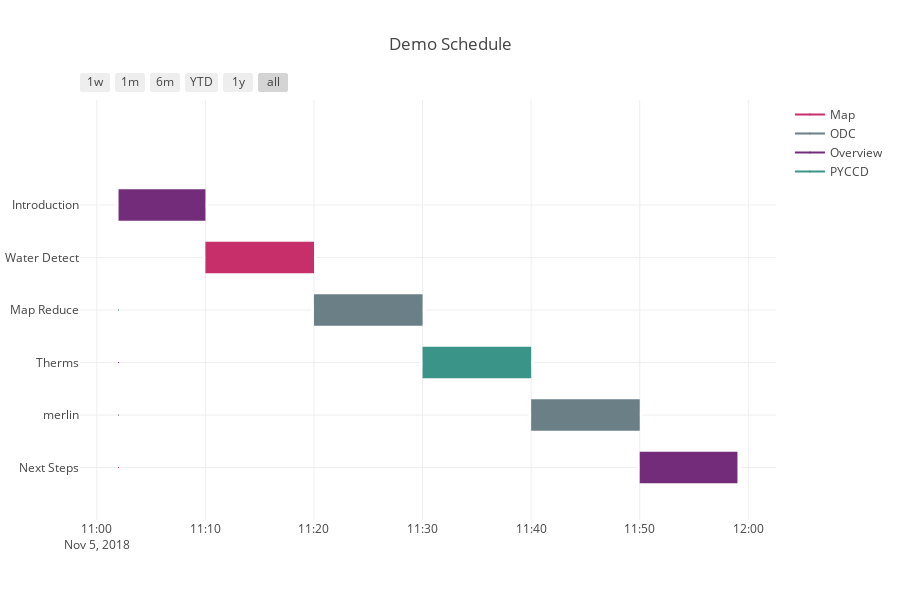

Notebook code cell kept with this figure:
### Markdown cell above
# Demo Agenda

### Code cell
import plotly.plotly as py
import plotly.figure_factory as ff
import plotly.offline as py

py.init_notebook_mode(connected=True)


df = [
   
    
    dict(Task='Next Steps', Start='2018-11-05 11:50', Finish='2018-11-05 11:59', Resource='Overview'),
    dict(Task='merlin', Start='2018-11-05 11:40', Finish='2018-11-05 11:50', Resource='ODC'),
    dict(Task='Therms', Start='2018-11-05 11:30', Finish='2018-11-05 11:40', Resource='PYCCD'),
    dict(Task='Map Reduce', Start='2018-11-05 11:20', Finish='2018-11-05 11:30', Resource='ODC'),
    dict(Task='Water Detect', Start='2018-11-05 11:10', Finish='2018-11-05 11:20', Resource='Map'),
    dict(Task='Introduction', Start='2018-11-05 11:02', Finish='2018-11-05 11:10:00', Resource='Overview')
]

colors = dict(Strategy = 'rgb(46, 137, 205)',
              Overview = 'rgb(114, 44, 121)',
              Map = 'rgb(198, 47, 105)',
              PYCCD = 'rgb(58, 149, 136)',
              ODC = 'rgb(107, 127, 135)')

fig = ff.create_gantt(df, colors=colors, index_col='Resource', title='Demo Schedule',
                      show_colorbar=True, bar_width=0.3, showgrid_x=True, showgrid_y=True)
py.iplot(fig, show_link=False)

### Figure 1 — Plotly figure (JSON) as saved in the notebook; plotly's stock layout.template omitted (floating-point values rounded to 4 significant figures)
{"data": [{"marker": {"color": "white"}, "name": "", "showlegend": false, "type": "scatter", "uid": "8e0adda6-ec0c-11e8-99d6-02738673ee84", "x": ["2018-11-05 11:50", "2018-11-05 11:59"], "y": [0, 0]}, {"marker": {"color": "white"}, "name": "", "showlegend": false, "type": "scatter", "uid": "8e0adda7-ec0c-11e8-99d6-02738673ee84", "x": ["2018-11-05 11:40", "2018-11-05 11:50"], "y": [1, 1]}, {"marker": {"color": "white"}, "name": "", "showlegend": false, "type": "scatter", "uid": "8e0adda8-ec0c-11e8-99d6-02738673ee84", "x": ["2018-11-05 11:30", "2018-11-05 11:40"], "y": [2, 2]}, {"marker": {"color": "white"}, "name": "", "showlegend": false, "type": "scatter", "uid": "8e0adda9-ec0c-11e8-99d6-02738673ee84", "x": ["2018-11-05 11:20", "2018-11-05 11:30"], "y": [3, 3]}, {"marker": {"color": "white"}, "name": "", "showlegend": false, "type": "scatter", "uid": "8e0addaa-ec0c-11e8-99d6-02738673ee84", "x": ["2018-11-05 11:10", "2018-11-05 11:20"], "y": [4, 4]}, {"marker": {"color": "white"}, "name": "", "showlegend": false, "type": "scatter", "uid": "8e0addab-ec0c-11e8-99d6-02738673ee84", "x": ["2018-11-05 11:02", "2018-11-05 11:10:00"], "y": [5, 5]}, {"hoverinfo": "none", "marker": {"color": "rgb(198, 47, 105)", "size": 1}, "name": "Map", "showlegend": true, "type": "scatter", "uid": "8e0addac-ec0c-11e8-99d6-02738673ee84", "x": ["2018-11-05 11:02", "2018-11-05 11:02"], "y": [0, 0]}, {"hoverinfo": "none", "marker": {"color": "rgb(107, 127, 135)", "size": 1}, "name": "ODC", "showlegend": true, "type": "scatter", "uid": "8e0addad-ec0c-11e8-99d6-02738673ee84", "x": ["2018-11-05 11:02", "2018-11-05 11:02"], "y": [1, 1]}, {"hoverinfo": "none", "marker": {"color": "rgb(114, 44, 121)", "size": 1}, "name": "Overview", "showlegend": true, "type": "scatter", "uid": "8e0addae-ec0c-11e8-99d6-02738673ee84", "x": ["2018-11-05 11:02", "2018-11-05 11:02"], "y": [2, 2]}, {"hoverinfo": "none", "marker": {"color": "rgb(58, 149, 136)", "size": 1}, "name": "PYCCD", "showlegend": true, "type": "scatter", "uid": "8e0addaf-ec0c-11e8-99d6-02738673ee84", "x": ["2018-11-05 11:02", "2018-11-05 11:02"], "y": [3, 3]}], "layout": {"height": 600, "hovermode": "closest", "shapes": [{"fillcolor": "rgb(114, 44, 121)", "line": {"width": 0}, "opacity": 1, "type": "rect", "x0": "2018-11-05 11:50", "x1": "2018-11-05 11:59", "xref": "x", "y0": -0.3, "y1": 0.3, "yref": "y"}, {"fillcolor": "rgb(107, 127, 135)", "line": {"width": 0}, "opacity": 1, "type": "rect", "x0": "2018-11-05 11:40", "x1": "2018-11-05 11:50", "xref": "x", "y0": 0.7, "y1": 1.3, "yref": "y"}, {"fillcolor": "rgb(58, 149, 136)", "line": {"width": 0}, "opacity": 1, "type": "rect", "x0": "2018-11-05 11:30", "x1": "2018-11-05 11:40", "xref": "x", "y0": 1.7, "y1": 2.3, "yref": "y"}, {"fillcolor": "rgb(107, 127, 135)", "line": {"width": 0}, "opacity": 1, "type": "rect", "x0": "2018-11-05 11:20", "x1": "2018-11-05 11:30", "xref": "x", "y0": 2.7, "y1": 3.3, "yref": "y"}, {"fillcolor": "rgb(198, 47, 105)", "line": {"width": 0}, "opacity": 1, "type": "rect", "x0": "2018-11-05 11:10", "x1": "2018-11-05 11:20", "xref": "x", "y0": 3.7, "y1": 4.3, "yref": "y"}, {"fillcolor": "rgb(114, 44, 121)", "line": {"width": 0}, "opacity": 1, "type": "rect", "x0": "2018-11-05 11:02", "x1": "2018-11-05 11:10:00", "xref": "x", "y0": 4.7, "y1": 5.3, "yref": "y"}], "showlegend": true, "title": "Demo Schedule", "width": 900, "xaxis": {"rangeselector": {"buttons": [{"count": 7, "label": "1w", "step": "day", "stepmode": "backward"}, {"count": 1, "label": "1m", "step": "month", "stepmode": "backward"}, {"count": 6, "label": "6m", "step": "month", "stepmode": "backward"}, {"count": 1, "label": "YTD", "step": "year", "stepmode": "todate"}, {"count": 1, "label": "1y", "step": "year", "stepmode": "backward"}, {"step": "all"}]}, "showgrid": true, "type": "date", "zeroline": false}, "yaxis": {"autorange": false, "range": [-1, 7], "showgrid": true, "ticktext": ["Next Steps", "merlin", "Therms", "Map Reduce", "Water Detect", "Introduction"], "tickvals": [0, 1, 2, 3, 4, 5], "zeroline": false}}}
